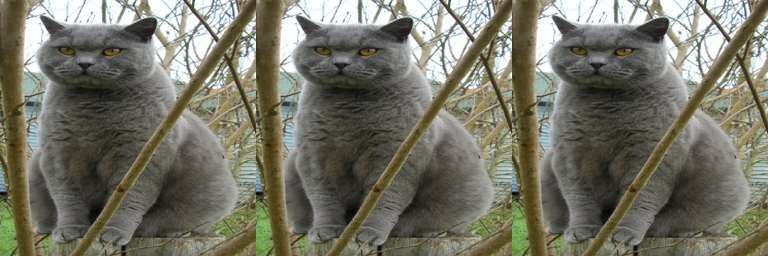
#> input picture alanImage/data/cat_concatenate.png, 768 x 256 px
$ python crop.py
#> lines starting #> are read from the running program, lines starting #| are printed output that depends on the picture
from PIL import Image


img = Image.open("./data/cat_concatenate.png")
#> img is the input picture: PIL image 768x256 RGB; mean R, G, B 117.5, 116.6, 103.3
(w, h) = img.size
#> w = 768; h = 256

#the parameters include coordinates of top-left and bottom-right corner
imgCrop = img.crop((w/4, h/4, w/2, h))
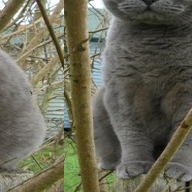
#> imgCrop: PIL image 192x192 RGB; mean R, G, B 105, 103.8, 86.4

imgCrop.save("./data/cat_crop.png")

$ run again, with alanImage/data/cat.jpg saved as alanImage/data/cat_concatenate.png
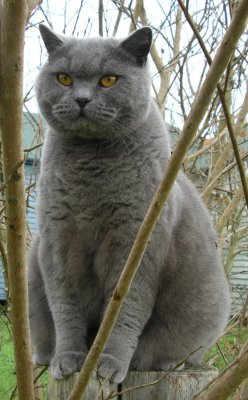
#> input picture alanImage/data/cat.jpg, 248 x 400 px
#> img is the input picture: PIL image 248x400 RGB; mean R, G, B 117.6, 116.7, 103.4
#> `imgCrop = img.crop((w/4, h/4, w/2, h))`:
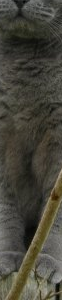
#> imgCrop: PIL image 62x300 RGB; mean R, G, B 70.5, 68.5, 58.1
